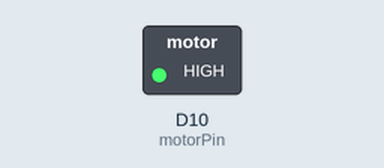
The sketch below on a simulated Adafruit Circuit Playground Express. Parts: switched loads named in the sketch (green lamp = pin HIGH).

Above: at 1.0 s.
At 3.0 s:
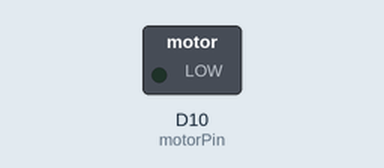
Timing chart, 0 to 5.2 s (numbered marks = the images above):
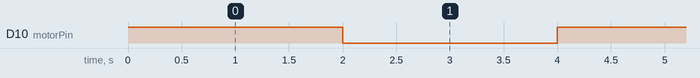

The sketch:

vibrationMotorTest.ino
```cpp
#include <Adafruit_CircuitPlayground.h>

int motorPin = 10; // A3

void setup()
{
  pinMode(motorPin, OUTPUT); // set pin as output
}

void loop()
{
  analogWrite(10, 255); //vibrate
  delay(2000);  // delay one second
  analogWrite(10, 0);  //stop vibrating
  delay(2000); // wait 2 seconds.
}
```

Measured:
- by itself, D10 (motorPin): alternates HIGH for 2.0 s and LOW for 2.0 s
